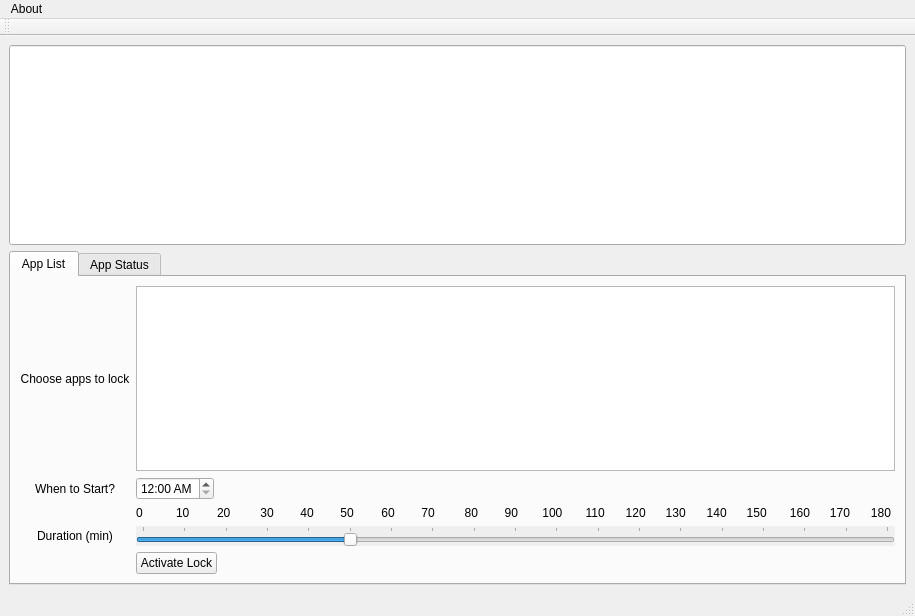
<?xml version="1.0" encoding="UTF-8"?>
<ui version="4.0">
 <class>MainWindow</class>
 <widget class="QMainWindow" name="MainWindow">
  <property name="geometry">
   <rect>
    <x>0</x>
    <y>0</y>
    <width>915</width>
    <height>616</height>
   </rect>
  </property>
  <property name="cursor">
   <cursorShape>PointingHandCursor</cursorShape>
  </property>
  <property name="windowTitle">
   <string>MainWindow</string>
  </property>
  <widget class="QWidget" name="centralwidget">
   <layout class="QVBoxLayout" name="verticalLayout_4">
    <item>
     <layout class="QVBoxLayout" name="verticalLayout">
      <item>
       <widget class="QLineEdit" name="dialogBox">
        <property name="sizePolicy">
         <sizepolicy hsizetype="Expanding" vsizetype="Fixed">
          <horstretch>0</horstretch>
          <verstretch>0</verstretch>
         </sizepolicy>
        </property>
        <property name="minimumSize">
         <size>
          <width>0</width>
          <height>200</height>
         </size>
        </property>
        <property name="cursor">
         <cursorShape>PointingHandCursor</cursorShape>
        </property>
        <property name="readOnly">
         <bool>true</bool>
        </property>
       </widget>
      </item>
      <item>
       <widget class="QTabWidget" name="tabOptions">
        <property name="cursor">
         <cursorShape>PointingHandCursor</cursorShape>
        </property>
        <property name="currentIndex">
         <number>0</number>
        </property>
        <widget class="QWidget" name="tab">
         <attribute name="title">
          <string>App List</string>
         </attribute>
         <layout class="QGridLayout" name="gridLayout_2">
          <item row="1" column="1">
           <widget class="QDateTimeEdit" name="dateTime">
            <property name="sizePolicy">
             <sizepolicy hsizetype="Fixed" vsizetype="Fixed">
              <horstretch>0</horstretch>
              <verstretch>0</verstretch>
             </sizepolicy>
            </property>
            <property name="cursor">
             <cursorShape>PointingHandCursor</cursorShape>
            </property>
            <property name="displayFormat">
             <string>h:mm AP</string>
            </property>
           </widget>
          </item>
          <item row="4" column="0">
           <widget class="QLabel" name="label_3">
            <property name="text">
             <string>Duration (min)</string>
            </property>
            <property name="alignment">
             <set>Qt::AlignCenter</set>
            </property>
           </widget>
          </item>
          <item row="1" column="0">
           <widget class="QLabel" name="label_2">
            <property name="text">
             <string>When to Start?</string>
            </property>
            <property name="alignment">
             <set>Qt::AlignCenter</set>
            </property>
           </widget>
          </item>
          <item row="0" column="1">
           <widget class="QListView" name="listApps">
            <property name="cursor" stdset="0">
             <cursorShape>PointingHandCursor</cursorShape>
            </property>
            <property name="mouseTracking">
             <bool>true</bool>
            </property>
           </widget>
          </item>
          <item row="5" column="1">
           <widget class="QPushButton" name="lockActivate">
            <property name="sizePolicy">
             <sizepolicy hsizetype="Fixed" vsizetype="Fixed">
              <horstretch>0</horstretch>
              <verstretch>0</verstretch>
             </sizepolicy>
            </property>
            <property name="cursor">
             <cursorShape>PointingHandCursor</cursorShape>
            </property>
            <property name="text">
             <string>Activate Lock</string>
            </property>
           </widget>
          </item>
          <item row="0" column="0">
           <widget class="QLabel" name="label">
            <property name="text">
             <string>Choose apps to lock</string>
            </property>
            <property name="alignment">
             <set>Qt::AlignCenter</set>
            </property>
           </widget>
          </item>
          <item row="3" column="1">
           <layout class="QHBoxLayout" name="horizontalLayout">
            <item>
             <widget class="QLabel" name="label_9">
              <property name="text">
               <string>0</string>
              </property>
             </widget>
            </item>
            <item>
             <widget class="QLabel" name="label_8">
              <property name="text">
               <string>10</string>
              </property>
             </widget>
            </item>
            <item>
             <widget class="QLabel" name="label_7">
              <property name="text">
               <string>20</string>
              </property>
             </widget>
            </item>
            <item>
             <widget class="QLabel" name="label_6">
              <property name="text">
               <string> 30</string>
              </property>
             </widget>
            </item>
            <item>
             <widget class="QLabel" name="label_10">
              <property name="text">
               <string> 40</string>
              </property>
             </widget>
            </item>
            <item>
             <widget class="QLabel" name="label_12">
              <property name="text">
               <string> 50</string>
              </property>
             </widget>
            </item>
            <item>
             <widget class="QLabel" name="label_11">
              <property name="text">
               <string> 60</string>
              </property>
             </widget>
            </item>
            <item>
             <widget class="QLabel" name="label_5">
              <property name="text">
               <string> 70</string>
              </property>
             </widget>
            </item>
            <item>
             <widget class="QLabel" name="label_15">
              <property name="text">
               <string>  80</string>
              </property>
             </widget>
            </item>
            <item>
             <widget class="QLabel" name="label_13">
              <property name="text">
               <string>  90</string>
              </property>
             </widget>
            </item>
            <item>
             <widget class="QLabel" name="label_14">
              <property name="text">
               <string> 100</string>
              </property>
             </widget>
            </item>
            <item>
             <widget class="QLabel" name="label_16">
              <property name="text">
               <string>  110</string>
              </property>
             </widget>
            </item>
            <item>
             <widget class="QLabel" name="label_22">
              <property name="text">
               <string>  120</string>
              </property>
             </widget>
            </item>
            <item>
             <widget class="QLabel" name="label_18">
              <property name="text">
               <string>  130</string>
              </property>
             </widget>
            </item>
            <item>
             <widget class="QLabel" name="label_23">
              <property name="text">
               <string>  140</string>
              </property>
             </widget>
            </item>
            <item>
             <widget class="QLabel" name="label_21">
              <property name="text">
               <string>  150</string>
              </property>
             </widget>
            </item>
            <item>
             <widget class="QLabel" name="label_24">
              <property name="text">
               <string>   160</string>
              </property>
             </widget>
            </item>
            <item>
             <widget class="QLabel" name="label_19">
              <property name="text">
               <string>   170</string>
              </property>
             </widget>
            </item>
            <item>
             <widget class="QLabel" name="label_20">
              <property name="text">
               <string>   180</string>
              </property>
             </widget>
            </item>
           </layout>
          </item>
          <item row="4" column="1">
           <widget class="QSlider" name="durationSetter">
            <property name="sizePolicy">
             <sizepolicy hsizetype="Minimum" vsizetype="Fixed">
              <horstretch>0</horstretch>
              <verstretch>0</verstretch>
             </sizepolicy>
            </property>
            <property name="cursor">
             <cursorShape>PointingHandCursor</cursorShape>
            </property>
            <property name="autoFillBackground">
             <bool>true</bool>
            </property>
            <property name="inputMethodHints">
             <set>Qt::ImhNone</set>
            </property>
            <property name="maximum">
             <number>18</number>
            </property>
            <property name="singleStep">
             <number>1</number>
            </property>
            <property name="value">
             <number>5</number>
            </property>
            <property name="sliderPosition">
             <number>5</number>
            </property>
            <property name="tracking">
             <bool>true</bool>
            </property>
            <property name="orientation">
             <enum>Qt::Horizontal</enum>
            </property>
            <property name="tickPosition">
             <enum>QSlider::TicksAbove</enum>
            </property>
           </widget>
          </item>
         </layout>
        </widget>
        <widget class="QWidget" name="tab_2">
         <attribute name="title">
          <string>App Status</string>
         </attribute>
         <layout class="QVBoxLayout" name="verticalLayout_3">
          <item>
           <widget class="QListWidget" name="listWidget"/>
          </item>
         </layout>
        </widget>
       </widget>
      </item>
     </layout>
    </item>
   </layout>
  </widget>
  <widget class="QMenuBar" name="menubar">
   <property name="geometry">
    <rect>
     <x>0</x>
     <y>0</y>
     <width>915</width>
     <height>26</height>
    </rect>
   </property>
   <widget class="QMenu" name="menuAbout">
    <property name="title">
     <string>About</string>
    </property>
   </widget>
   <addaction name="menuAbout"/>
  </widget>
  <widget class="QStatusBar" name="statusbar"/>
  <widget class="QToolBar" name="toolBar">
   <property name="cursor">
    <cursorShape>PointingHandCursor</cursorShape>
   </property>
   <property name="windowTitle">
    <string>toolBar</string>
   </property>
   <attribute name="toolBarArea">
    <enum>TopToolBarArea</enum>
   </attribute>
   <attribute name="toolBarBreak">
    <bool>false</bool>
   </attribute>
  </widget>
 </widget>
 <resources/>
 <connections/>
</ui>
